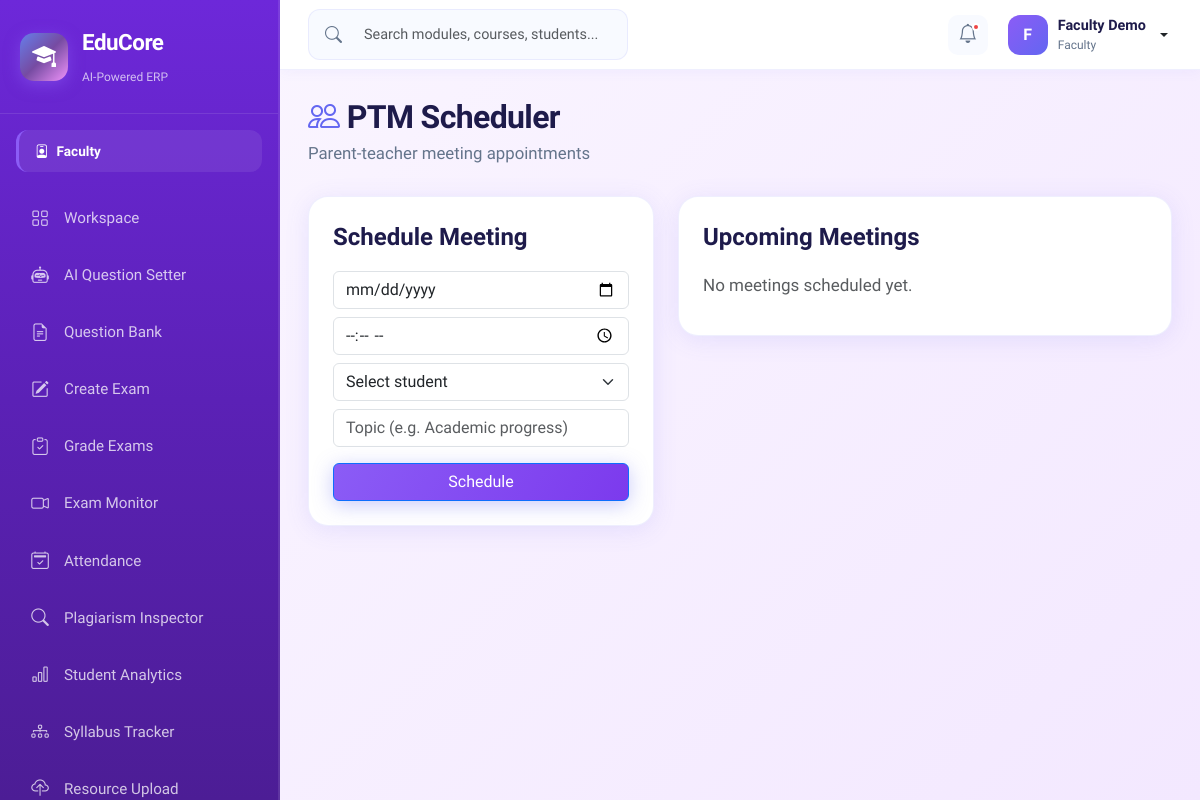
The app's page /faculty/ptmScheduler.php (signed in) with its own data.
### tables this page shows
CREATE TABLE IF NOT EXISTS users (
    id INT AUTO_INCREMENT PRIMARY KEY,
    full_name VARCHAR(120) NOT NULL,
    email VARCHAR(120) NOT NULL UNIQUE,
    password_hash VARCHAR(255) NOT NULL,
    phone VARCHAR(20),
    address TEXT,
    role ENUM('super_admin','faculty','student','parent','finance','librarian','tpo') NOT NULL DEFAULT 'student',
    parent_id INT DEFAULT NULL,
    photo VARCHAR(255) DEFAULT 'default.png',
    status ENUM('active','inactive','suspended') DEFAULT 'active',
    two_factor_secret VARCHAR(64) DEFAULT NULL,
    two_factor_enabled TINYINT(1) NOT NULL DEFAULT 0,
    reset_token_hash VARCHAR(255) DEFAULT NULL,
    reset_token_expires DATETIME DEFAULT NULL,
    created_at TIMESTAMP DEFAULT CURRENT_TIMESTAMP,
    FOREIGN KEY (parent_id) REFERENCES users(id) ON DELETE SET NULL
);

### includes/auth_check.php (called while the page is built, shortened)
<?php
function getCurrentUser(): ?array
{
    $db = getDB();
    $stmt = $db->prepare('SELECT id, full_name, email, role, photo FROM users WHERE id = ? AND status = "active"');
    $stmt->execute([$_SESSION['user_id']]);
    return $stmt->fetch() ?: null;
}
function getRoleLabel(string $role): string
{
    $labels = [
        'super_admin' => 'Super Admin',
        'faculty'     => 'Faculty',
        'student'     => 'Student',
        'parent'      => 'Parent',
        'finance'     => 'Finance Officer',
        'librarian'   => 'Librarian',
        'tpo'         => 'TPO',
    ];
    return $labels[$role] ?? ucfirst($role);
}
function getRoleColor(string $role): string
{
    $colors = [
        'super_admin' => '#ef4444',
        'faculty'     => '#8b5cf6',
        'student'     => '#06b6d4',
        'parent'      => '#10b981',
        'finance'     => '#f59e0b',
        'librarian'   => '#ec4899',
        'tpo'         => '#6366f1',
    ];
    return $colors[$role] ?? '#6366f1';
}

### includes/role_theme.php (called while the page is built)
<?php
function getRoleThemeKey(?string $role): string
{
    return match ($role) {
        'super_admin' => 'admin',
        'librarian'   => 'library',
        'tpo'         => 'placements',
        default       => $role ?? 'student',
    };
}

### faculty/ptmScheduler.php (the view, shortened to what this page needs)
<?php
require_once __DIR__ . '/../includes/auth_check.php';
$user = getCurrentUser();
$basePath = '..';
$pdo = getDbConnection();
$meetings = $pdo->prepare("
    SELECT ptm.*, u.full_name AS student_name, p.full_name AS parent_name
    FROM ptm_schedules ptm
    JOIN users u ON u.id = ptm.student_id
    LEFT JOIN users p ON p.id = u.parent_id
    WHERE ptm.faculty_id = ?
    ORDER BY ptm.meeting_date, ptm.meeting_time
");
$meetings->execute([$user['id']]);
$meetings = $meetings->fetchAll(PDO::FETCH_ASSOC);
include __DIR__ . '/../includes/header.php';
?>
<div class="page-header fade-in"><h1><i class="bi bi-people" style="color:#6366f1"></i> PTM Scheduler</h1><p>Parent-teacher meeting appointments</p></div>
<div class="row">
<div class="col-lg-5"><div class="content-card fade-in">
<h3 class="mb-3">Schedule Meeting</h3>
<form method="POST">
<input class="form-control mb-2" type="date" name="date" required>
<input class="form-control mb-2" type="time" name="time" required>
<select class="form-control form-select mb-2" name="student_id" required>
<option value="">Select student</option>
</select>
<input class="form-control mb-3" name="topic" placeholder="Topic (e.g. Academic progress)">
<button class="btn btn-primary w-100">Schedule</button>
</form></div></div>
<div class="col-lg-7"><div class="content-card fade-in">
<h3 class="mb-3">Upcoming Meetings</h3>
<?php if (empty($meetings)): ?>
<p class="text-muted">No meetings scheduled yet.</p>
<?php endif; ?>
</div></div></div>
<?php include __DIR__ . '/../includes/footer.php';

### includes/header.php (shortened to what this page needs)
<?php
$user = getCurrentUser();
$basePath = $basePath ?? '../..';
require_once __DIR__ . '/role_theme.php';
$roleTheme = getRoleThemeKey($user['role'] ?? 'student');
?>
<!DOCTYPE html>
<html lang="en">
<head>
    <link href="https://cdn.jsdelivr.net/npm/bootstrap@5.3.3/dist/css/bootstrap.min.css" rel="stylesheet">
    <link href="https://cdn.jsdelivr.net/npm/bootstrap-icons@1.11.3/font/bootstrap-icons.min.css" rel="stylesheet">
    <link href="<?= $basePath ?>/assets/css/educore.css" rel="stylesheet">
    <link href="<?= $basePath ?>/assets/css/themes.css" rel="stylesheet">
</head>
<body class="educore-body theme-<?= htmlspecialchars($roleTheme) ?>" data-role="<?= htmlspecialchars($roleTheme) ?>">
<div class="app-wrapper">
    <?php include __DIR__ . '/sidebar.php'; ?>
    <div class="main-content">
        <header class="top-bar">
            <div class="top-bar-left">
                <div class="search-box d-none d-md-flex">
                    <i class="bi bi-search"></i>
                    <input type="text" placeholder="Search modules, courses, students..." class="form-control">
                </div>
            </div>
            <div class="top-bar-right">
                <div class="notification-bell">
                    <i class="bi bi-bell"></i>
                    <span class="badge-dot"></span>
                </div>
                <div class="user-menu dropdown">
                    <button class="btn user-btn dropdown-toggle" data-bs-toggle="dropdown">
                        <?php
                        $headerPhoto = $user['photo'] ?? null;
                        $headerPhotoPath = $headerPhoto ? __DIR__ . '/../uploads/' . $headerPhoto : null;
                        ?>
                        <?php if ($headerPhotoPath && is_file($headerPhotoPath)): ?>
                            <img src="<?= htmlspecialchars($basePath) ?>/uploads/<?= htmlspecialchars($headerPhoto) ?>" class="user-avatar" style="object-fit:cover;" alt="">
                        <?php else: ?>
                            <div class="user-avatar" style="background: linear-gradient(135deg, <?= getRoleColor($user['role'] ?? 'student') ?>, #6366f1);">
                                <?= strtoupper(substr($user['full_name'] ?? 'U', 0, 1)) ?>
                            </div>
                        <?php endif; ?>
                        <div class="user-info d-none d-md-block">
                            <span class="user-name"><?= htmlspecialchars($user['full_name'] ?? 'User') ?></span>
                            <span class="user-role"><?= getRoleLabel($user['role'] ?? 'student') ?></span>
                        </div>
                    </button>
                </div>
            </div>
        </header>
        <main class="page-content">

### includes/sidebar.php (shortened to what this page needs)
<?php
$role = $user['role'] ?? 'student';
$navItems = [];
switch ($role) {
    case 'faculty':
        $navItems = [
            ['icon' => 'bi-grid', 'label' => 'Workspace', 'href' => 'dashboard.php', 'color' => '#8b5cf6'],
            ['icon' => 'bi-robot', 'label' => 'AI Question Setter', 'href' => 'aiQuestionGeneration.php', 'color' => '#ec4899'],
            ['icon' => 'bi-file-earmark-text', 'label' => 'Question Bank', 'href' => 'questionBank.php', 'color' => '#06b6d4'],
            ['icon' => 'bi-pencil-square', 'label' => 'Create Exam', 'href' => 'examCreate.php', 'color' => '#3b82f6'],
            ['icon' => 'bi-clipboard-check', 'label' => 'Grade Exams', 'href' => 'examGrading.php', 'color' => '#f59e0b'],
            ['icon' => 'bi-camera-video', 'label' => 'Exam Monitor', 'href' => 'examMoniter.php', 'color' => '#ef4444'],
            ['icon' => 'bi-calendar2-check', 'label' => 'Attendance', 'href' => 'attendance.php', 'color' => '#22c55e'],
            ['icon' => 'bi-search', 'label' => 'Plagiarism Inspector', 'href' => 'aiPlagarismInspector.php', 'color' => '#f43f5e'],
            ['icon' => 'bi-bar-chart', 'label' => 'Student Analytics', 'href' => 'studentAnalytics.php', 'color' => '#10b981'],
            ['icon' => 'bi-diagram-3', 'label' => 'Syllabus Tracker', 'href' => 'syllabusTracker.php', 'color' => '#14b8a6'],
            ['icon' => 'bi-cloud-upload', 'label' => 'Resource Upload', 'href' => 'resourceUpload.php', 'color' => '#0ea5e9'],
            ['icon' => 'bi-people', 'label' => 'PTM Scheduler', 'href' => 'ptmScheduler.php', 'color' => '#6366f1'],
            ['icon' => 'bi-kanban', 'label' => 'Student Projects', 'href' => 'projectsManage.php', 'color' => '#a855f7'],
            ['icon' => 'bi-chat-dots', 'label' => 'AI Chatbot', 'href' => 'teacherChatbot.php', 'color' => '#d946ef'],
        ];
        break;
}
$currentPage = basename($_SERVER['PHP_SELF']);
?>
<aside class="sidebar" id="sidebar">
    <div class="sidebar-brand">
        <div class="brand-icon">
            <i class="bi bi-mortarboard-fill"></i>
        </div>
        <div class="brand-text">
            <span class="brand-name">EduCore</span>
            <span class="brand-tagline">AI-Powered ERP</span>
        </div>
    </div>
    <div class="sidebar-role-badge" style="--role-color: <?= getRoleColor($role) ?>">
        <i class="bi bi-person-badge"></i>
        <?= getRoleLabel($role) ?>
    </div>
    <nav class="sidebar-nav">
        <?php foreach ($navItems as $item): ?>
        <a href="<?= $item['href'] ?>" class="nav-item <?= $currentPage === $item['href'] ? 'active' : '' ?>"
           style="--item-color: <?= $item['color'] ?>">
            <i class="bi <?= $item['icon'] ?>"></i>
            <span><?= $item['label'] ?></span>
        </a>
        <?php endforeach; ?>
    </nav>
</aside>

### assets/css/themes.css (style rules this page uses)
:root { --theme-primary: #6366F1; --theme-primary-dark: #4F46E5; --theme-light: #E0E7FF; --theme-accent: #22D3EE; }
body[data-role="faculty"] { --theme-primary: #8B5CF6; --theme-primary-dark: #7C3AED; --theme-light: #F3E8FF; --theme-accent: #D8B4FE; }
.btn-primary { background: linear-gradient(120deg, var(--theme-primary), var(--theme-primary-dark)); color: white; box-shadow: 0 4px 20px rgba(99, 102, 241, 0.35); transition: all 0.3s cubic-bezier(0.4, 0, 0.2, 1); }
.sidebar { background: linear-gradient(180deg, rgba(15, 23, 42, 0.95), rgba(15, 23, 42, 0.92)); border-right: 2px solid rgba(255, 255, 255, 0.1); transition: all 0.3s ease; }
body { font-size: 16px; line-height: 1.6; }
h1, .h1 { font-size: 2.5rem; line-height: 1.2; font-weight: 800; letter-spacing: -0.02em; margin: 0 0 20px 0; }
h3, .h3 { font-size: 1.5rem; line-height: 1.4; font-weight: 700; margin: 0 0 12px 0; }
body.educore-body p { margin: 0 0 12px 0; color: var(--text-muted, #64748b); }
* { transition-property: background-color, border-color, color, fill, stroke, opacity, box-shadow, transform, filter; transition-timing-function: cubic-bezier(0.4, 0, 0.2, 1); transition-duration: 200ms; }
button, a, input, select, textarea { transition-duration: 150ms; }

### records on screen
users: role "Faculty", full_name "F", full_name "Faculty Demo"

### other values on screen
$item['label'] "Workspace"
$item['label'] "AI Question Setter"
$item['label'] "Question Bank"
$item['label'] "Create Exam"
$item['label'] "Grade Exams"
$item['label'] "Exam Monitor"
$item['label'] "Attendance"
$item['label'] "Plagiarism Inspector"
$item['label'] "Student Analytics"
$item['label'] "Syllabus Tracker"
$item['label'] "Resource Upload"
